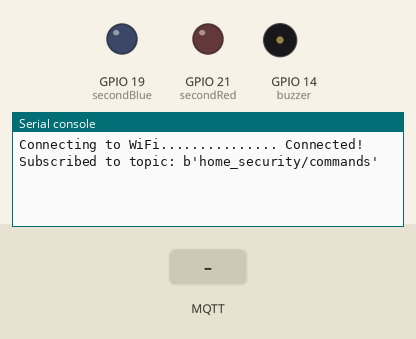
This program was run on a simulated ESP32 board running MicroPython. Shown: output pins drawn as LEDs (lit = HIGH), buzzer (waves = sounding, pin HIGH), the last lines printed to the serial console. The inputs (shaded band) are chosen by the test bench. WiFi joins after 1.5 s; no MQTT or app messages arrive unless stated.

Above: at 2.8 s.
2.9 s: MQTT message "freq" arrives on the first subscribed topic
At 4.1 s:
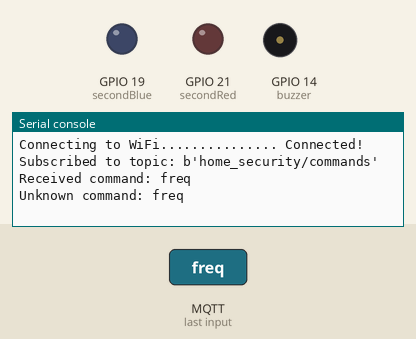
4.4 s: MQTT message "duration" arrives on the first subscribed topic
At 5.5 s:
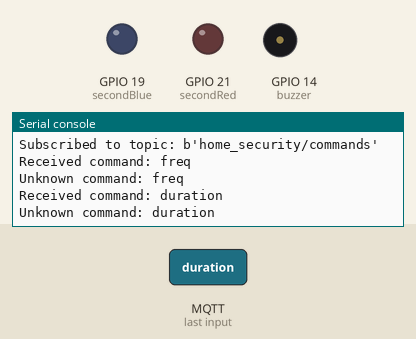
5.9 s: MQTT message "1" arrives on the first subscribed topic
At 6.8 s:
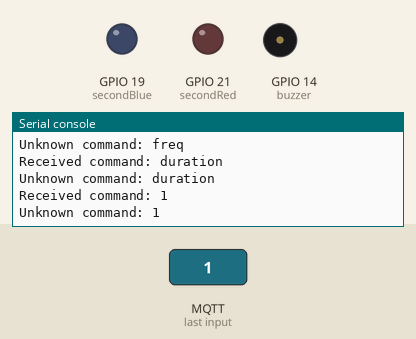

The program:

micropython_subscriber.py
```python
import network
import time
from machine import Pin
import dht
import ujson
from umqtt.simple import MQTTClient
from time import sleep
from json import dumps

# Global Constants
WIFI_SSID = "Wokwi-GUEST"
WIFI_PASSWORD = ""
BROKER = "broker.hivemq.com"
PORT = 1883
TOPIC = b"home_security/commands"
STATUS_TOPIC = b"home_security/status"
BUZZER_PIN = 14
FIRST_RED_PIN = 23
FIRST_BLUE_PIN = 22
SECOND_RED_PIN = 21
SECOND_BLUE_PIN = 19
DEFAULT_DURATION = 1000  # Default alarm duration in milliseconds
DEFAULT_FREQ = 440       # Default alarm frequency in Hz
DEFAULT_FLASH_FREQ = 1   # Default flash frequency in seconds
DEFAULT_FLASH_DURATION = 1  # Default flash duration in seconds
SET_FLASH_COMMAND = "set_flash"
SET_ALARM_COMMAND = "set_alarm"
TURN_ON_ALARM_COMMAND = "turn_on_alarm"
TURN_OFF_ALARM_COMMAND = "turn_off_alarm"
TURN_ON_FLASH_COMMAND = "turn_on_flash"
TURN_OFF_FLASH_COMMAND = "turn_off_flash"
GET_STATUS_COMMAND = "get_status"
RESET_SYSTEM_COMMAND = "reset_system"

buzzer = Pin(BUZZER_PIN, Pin.OUT)
firstRed = Pin(FIRST_RED_PIN, Pin.OUT)
firstBlue = Pin(FIRST_BLUE_PIN, Pin.OUT)
secondRed = Pin(SECOND_RED_PIN, Pin.OUT)
secondBlue = Pin(SECOND_BLUE_PIN, Pin.OUT)

buzzer.value(0)
firstRed.value(0)
firstBlue.value(0)
secondRed.value(0)
secondBlue.value(0)


# Global variables for alarm customization
alarm_active = False
flash_active = False
duration = 1000
freq = 440
flash_freq = 1
flash_duration = 1

# MQTT Broker configuration
BROKER = "broker.hivemq.com"
PORT = 1883
TOPIC = b"home_security/commands"
STATUS_TOPIC = b"home_security/status"

# Variables for non-blocking alarm
last_buzz_time = 0
buzzer_state = False  # False: OFF, True: ON

def flashLEDs():
    global flash_active, flash_freq, flash_duration
    if flash_active:
        firstRed.value(1)
        firstBlue.value(0)
        secondRed.value(1)
        secondBlue.value(0)
        sleep(flash_freq)
        firstRed.value(0)
        firstBlue.value(1)
        secondRed.value(0)
        secondBlue.value(1)
        sleep(flash_freq)
    else:
        firstRed.value(0)
        firstBlue.value(0)
        secondRed.value(0)
        secondBlue.value(0)

# Function to handle buzzing
def buzz(current_time):
    global buzzer_state, last_buzz_time
    if buzzer_state:
        # Turn off the buzzer
        buzzer.value(0)
        buzzer_state = False
        # Set the next buzz time based on frequency
        # Period = 1/frequency (seconds)
        period = 1 / freq
        last_buzz_time = current_time + period
    else:
        # Turn on the buzzer
        buzzer.value(1)
        buzzer_state = True
        # Duration to keep the buzzer on
        on_duration = duration / 1000  # Convert ms to seconds
        last_buzz_time = current_time + on_duration

# Handle incoming MQTT commands
def on_message(topic, msg):
    global alarm_active, freq, duration, flash_active, flash_freq, flash_duration
    command = msg.decode()
    print(f"Received command: {command}")

    if command.startswith(SET_ALARM_COMMAND):
        try:
            # Example command: set_alarm freq=500 duration=500
            params = dict(param.split('=') for param in command.split()[1:])
            freq = int(params.get("freq", freq))
            duration = int(params.get("duration", duration))
            print(f"Alarm settings updated: freq={freq}, duration={duration}")
        except Exception as e:
            print(f"Error parsing set_alarm command: {e}")

    elif command.startswith(SET_FLASH_COMMAND):
        try:
            # Example command: set_flash freq=500 duration=500
            params = dict(param.split('=') for param in command.split()[1:])
            flash_freq = int(params.get("freq", flash_freq))
            flash_duration = int(params.get("duration", flash_duration))
            print(f"Flash settings updated: freq={flash_freq}, duration={flash_duration}")
        except Exception as e:
            print(f"Error parsing set_flash command: {e}")

    elif command == TURN_ON_ALARM_COMMAND:
        alarm_active = True
        print("Alarm turned ON!")

    elif command == TURN_ON_FLASH_COMMAND:
        flash_active = True
        print("Flash turned ON!")

    elif command == TURN_OFF_ALARM_COMMAND:
        alarm_active = False
        # Ensure buzzer is turned off when alarm is deactivated
        buzzer.value(0)
        print("Alarm turned OFF!")

    elif command == TURN_OFF_FLASH_COMMAND:
        flash_active = False
        print("Flash turned OFF!")

    elif command == GET_STATUS_COMMAND:
        status = {
            "alarm_active": alarm_active,
            "frequency": freq,
            "duration": duration,
            "flash_active": flash_active,
            "flash_freq": flash_freq,
            "flash_duration": flash_duration
        }
        print(f"System Status: {status}")
        client.publish(STATUS_TOPIC, dumps(status))

    elif command == RESET_SYSTEM_COMMAND:
        alarm_active = False
        # Ensure buzzer is turned off when system is reset
        buzzer.value(0)
        print("System reset to default state.")

    else:
        print(f"Unknown command: {command}")

# Connect to wifi
print("Connecting to WiFi", end="")
sta_if = network.WLAN(network.STA_IF)
sta_if.active(True)
sta_if.connect('Wokwi-GUEST', '')
while not sta_if.isconnected():
  print(".", end="")
  time.sleep(0.1)
print(" Connected!")


# Initialize MQTT client and connect to broker
client = MQTTClient("pico_client", BROKER, port=PORT)
client.set_callback(on_message)
client.connect()

# Subscribe to the commands topic
client.subscribe(TOPIC)
print(f"Subscribed to topic: {TOPIC}")

# Main loop
if __name__ == '__main__':
    while True:
        client.check_msg()  # Check for new MQTT messages

        if alarm_active:
            current_time = time.time()
            # Check if it's time to toggle the buzzer
            if current_time >= last_buzz_time:
                buzz(current_time)
        else:
            # Ensure buzzer is off if alarm is not active
            if buzzer.value() != 0:
                buzzer.value(0)

        if flash_active:
            flashLEDs()
        else:
            firstRed.value(0)
            firstBlue.value(0)
            secondRed.value(0)
            secondBlue.value(0)

        sleep(0.1)  # Small delay to prevent excessive CPU usage
```

Measured:
- after the input at 2.9 s, the serial console: prints a new line after 0.06 s (image 1)
- after the input at 4.4 s, the serial console: prints a new line after 0.06 s (image 2)
- after the input at 5.9 s, the serial console: prints a new line after 0.07 s (image 3)
